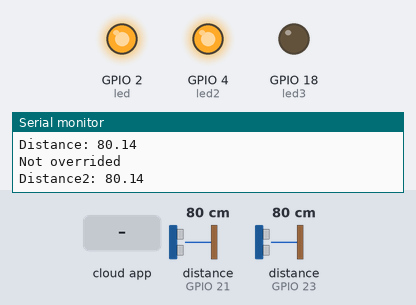
A sketch run on a simulated ESP32. Parts: output pins drawn as LEDs (lit = HIGH), the last lines printed to the serial monitor. Wiring (inferred from the names in the program): 2 × ultrasonic range finder: trigger GPIO 19, echo GPIO 21 / trigger GPIO 22, echo GPIO 23. The inputs (shaded band) are chosen by the test bench; at power-on: distance to the obstacle (sensors on GPIO 21, GPIO 23) 80 cm. The echo pulse lasts 58.3 µs per cm; WiFi joins after 1.5 s; servers stay silent unless stated; the Firebase database answers and starts empty; pins used as bus, display or sensor lines are not drawn.

Above: at 2.7 s.
2.8 s: distance to the obstacle (sensor on GPIO 21) set to 96 cm
4.3 s: distance to the obstacle (sensor on GPIO 21) set to 103 cm
At 4.8 s:
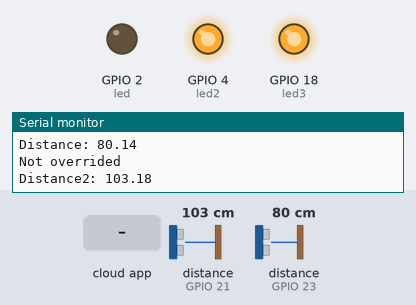
5.9 s: the phone or cloud app sets override to 1
At 7.3 s:
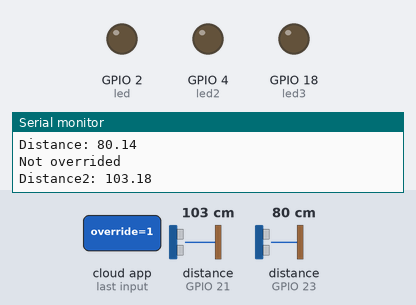
7.9 s: the phone or cloud app sets status to 1
At 8.5 s:
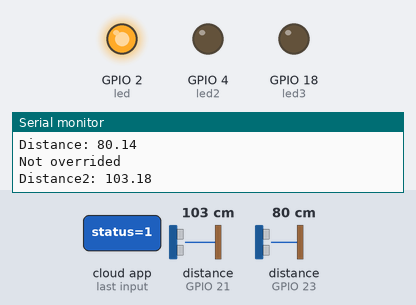
9.4 s: the phone or cloud app sets status to 1
At 10.6 s:
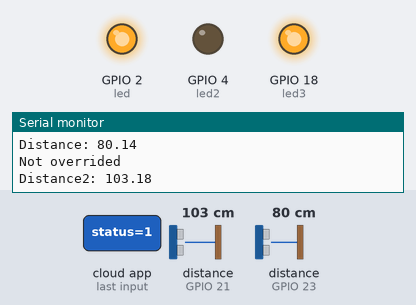
10.9 s: the phone or cloud app sets status to 0
At 12.1 s:
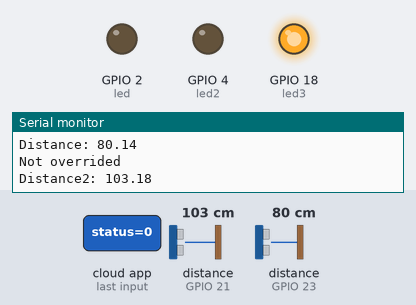
Timing chart, 0 to 13.4 s (numbered marks = the images above; inputs shaded):
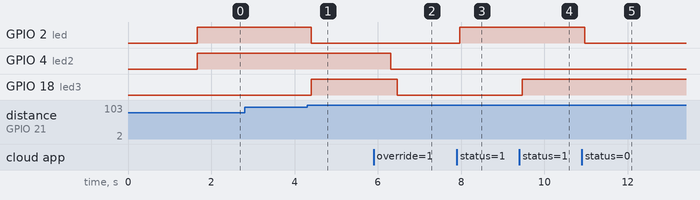

Measured:
- the behaviour switches between 99 and 100 cm on distance to the obstacle (sensor on GPIO 21) (found by bisection; images 0 and 1)
- after the input at 4.3 s, GPIO 2 (led): HIGH → LOW after 0.11 s; GPIO 18 (led3): LOW → HIGH after 0.11 s
- after the input at 5.9 s, GPIO 4 (led2): HIGH → LOW after 0.41 s; GPIO 18 (led3): HIGH → LOW after 0.56 s
- after the input at 7.9 s, GPIO 2 (led): LOW → HIGH after 0.07 s
- after the input at 9.4 s, GPIO 18 (led3): LOW → HIGH after 0.07 s
- after the input at 10.9 s, GPIO 2 (led): HIGH → LOW after 0.07 s

The sketch:

microSmartLightingSystem.ino
```cpp
#include<C:\Users\sonas\AppData\Local\Arduino15\packages\esp32\hardware\esp32\1.0.6\libraries\WiFi\src\WiFi.h>
#include <FirebaseESP32.h>
#define FIREBASE_HOST "https://smartlightingsystem-21067-default-rtdb.firebaseio.com/"
#define FIREBASE_AUTH "2RfTwK0Lf7HDiLDtrjTu0F4nkC7AQVRQwUXSHUtl"
#define WIFI_SSID ""
#define WIFI_PASSWORD ""
#define led 2
#define led2 4
#define led3 18
#define trigPin1 22
#define echoPin1 23
#define trigPin2 19
#define echoPin2 21
float heightOfRoom=200;
float widthOfRoom=100;
float duration,distance,duration2,distance2;
bool inside=false;

FirebaseData firebaseData;

void setup(){

  Initialization();
  WiFiConnection();
  pinMode(led,OUTPUT);
  pinMode(led2,OUTPUT);
  pinMode(led3,OUTPUT);
  pinMode(trigPin1, OUTPUT);
  pinMode(echoPin1, INPUT);
  pinMode(trigPin2, OUTPUT);
  pinMode(echoPin2, INPUT);


 }

int counter = 0;
float counter2 = 0.5;

void Initialization(){

  Serial.begin(115200);
}

void WiFiConnection(){
  WiFi.begin(WIFI_SSID, WIFI_PASSWORD);
  Serial.print("Connecting to Wi-Fi");
  while (WiFi.status() != WL_CONNECTED)
  {
    Serial.print(".");
    delay(300);
  }
  Serial.println();
  Serial.print("Connected with IP: ");
  Serial.println(WiFi.localIP());
  Serial.println();

  Firebase.begin(FIREBASE_HOST, FIREBASE_AUTH);
  Firebase.reconnectWiFi(true);

}

void loop(){

  if(Firebase.getInt(firebaseData,"/MyHome/Room1/override"))
  {
    if(firebaseData.intData()==1)
    {
      //if override true
      controlUsingApp();

      //digitalWrite(trigPin1,LOW);
    }
    else
    {
      //if override false
      checkForInside();

      Serial.println("Not overrided");
      //digitalWrite(trigPin1,HIGH);
      if(inside)
      {
        checkLeftRight();
      }
      else
      {
          digitalWrite(led3,LOW);
          digitalWrite(led,LOW);
      }
    }
  }

}
void controlUsingApp()
{
  //if override true

  if(Firebase.getInt(firebaseData,"/MyHome/Room1/Bulb1/status"))
  {
    if(firebaseData.intData()==1)
    {
      digitalWrite(led,HIGH);
    }
    else if(firebaseData.intData()==0)
    {
      digitalWrite(led,LOW);
    }
  }
  if(Firebase.getInt(firebaseData,"/MyHome/Room1/Bulb2/status"))
  {
    if(firebaseData.intData()==1)
    {
      digitalWrite(led2,HIGH);
    }
    else if(firebaseData.intData()==0)
    {
      digitalWrite(led2,LOW);
    }
  }
  if(Firebase.getInt(firebaseData,"/MyHome/Room1/Bulb3/status"))
  {
    if(firebaseData.intData()==1)
    {
      digitalWrite(led3,HIGH);
    }
    else if(firebaseData.intData()==0)
    {
      digitalWrite(led3,LOW);
    }
  }


}

void checkForInside()
{
    // Clears the trigPin
    digitalWrite(trigPin1, LOW);
    delayMicroseconds(2);
    // Sets the trigPin on HIGH state for 10 micro seconds
    digitalWrite(trigPin1, HIGH);
    delayMicroseconds(10);
    digitalWrite(trigPin1, LOW);
    // Reads the echoPin, returns the sound wave travel time in microseconds
    duration = pulseIn(echoPin1, HIGH);
    // Calculating the distance
    distance = (duration/2)/29.1;

    // Prints the distance on the Serial Monitor
    Serial.print("Distance: ");
    Serial.println(distance);
    if(distance<heightOfRoom)
    {
      //someone is there
      inside=true;
      digitalWrite(led2,HIGH);


    }
    else
    {
      inside=false;
      digitalWrite(led2,LOW);
    }

}
void checkLeftRight()
{
    // Clears the trigPin
    digitalWrite(trigPin2, LOW);
    delayMicroseconds(2);
    // Sets the trigPin on HIGH state for 10 micro seconds
    digitalWrite(trigPin2, HIGH);
    delayMicroseconds(10);
    digitalWrite(trigPin2, LOW);
    // Reads the echoPin, returns the sound wave travel time in microseconds
    duration2 = pulseIn(echoPin2, HIGH);
    // Calculating the distance
    distance2 = (duration2/2)/29.1;

    Serial.print("Distance2: ");
    Serial.println(distance2);

    if(distance2>widthOfRoom)
    {
      //right side of the room
        digitalWrite(led,LOW);
        digitalWrite(led3,HIGH);
    }
    else
    {
        //left side of the room
        digitalWrite(led,HIGH);
        digitalWrite(led3,LOW);

    }
}
```
